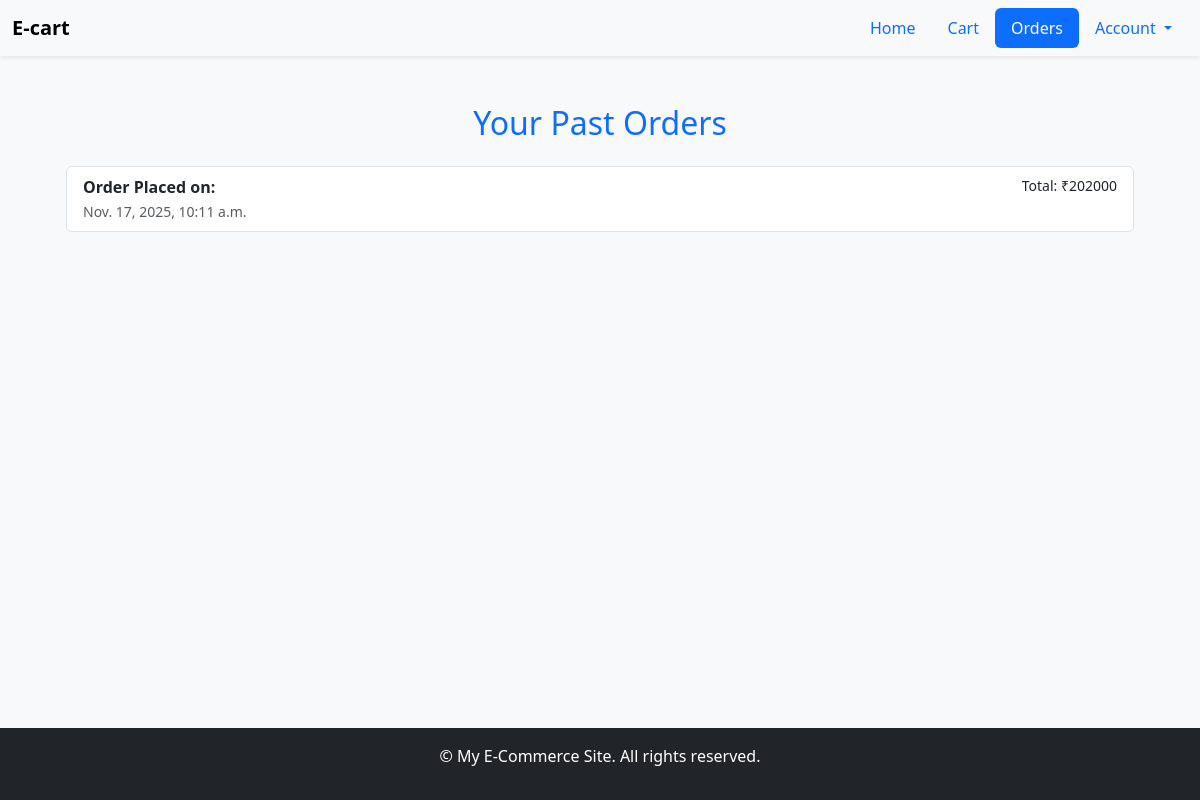
/order_list/ (signed in), run on an earlier commit of the app's database.
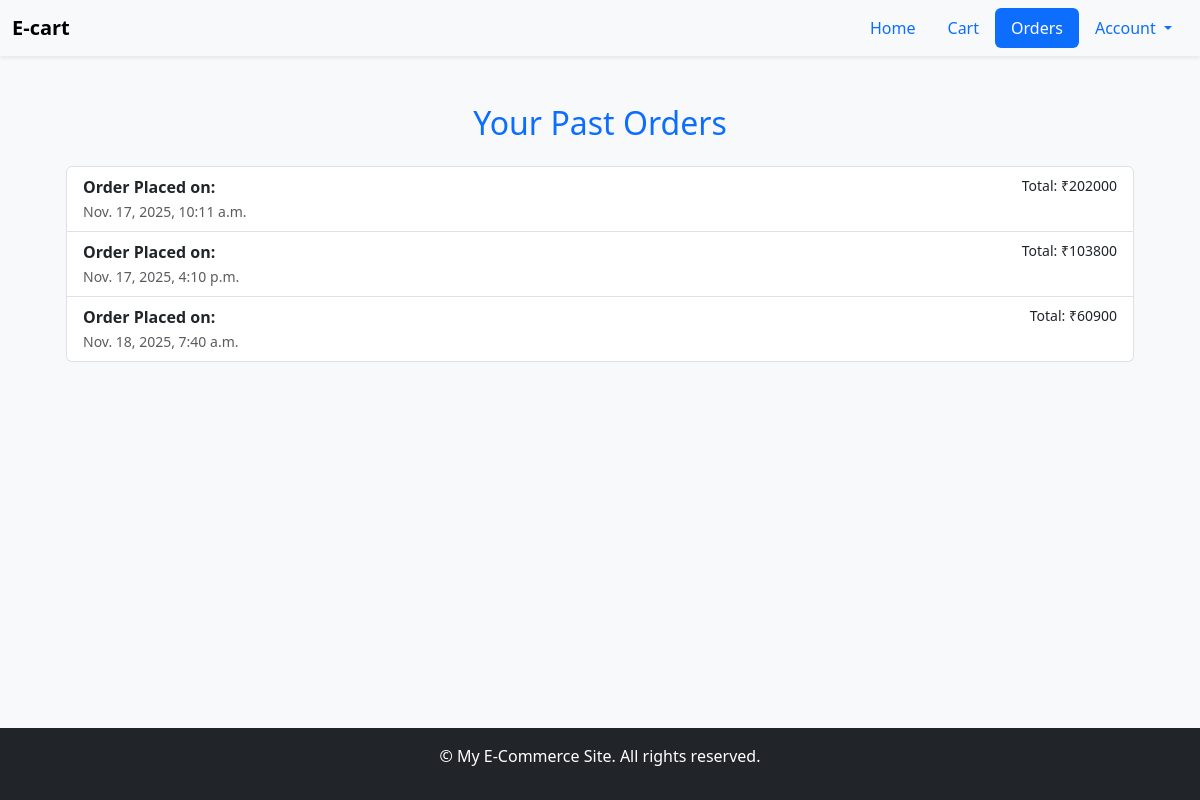
And on a later commit of the database.
### E_commerce_app/models.py (models this page shows, shortened)
class Order(models.Model):
    user = models.ForeignKey(User, on_delete=models.CASCADE, null=True, blank=True)
    total_price=models.PositiveIntegerField()
    created_at = models.DateTimeField(auto_now_add=True)

### E_commerce_app/views.py (the view)
# urls.py: path('order_list/', OrderDetailView.as_view(), name='order_list'),
class OrderDetailView(LoginRequiredMixin, DetailView):
    login_url = 'login'
    def get(self,request,order_id=None):
        cart_items = Cart.objects.filter(user=request.user)
        if order_id:
            order=get_object_or_404(Order,id=order_id,user=request.user)
            order_item = OrderItem.objects.filter(order=order)
            total = sum(item.product.price * item.quantity for item in order_item)
            order_details = []
            for item in order_item:
                order_details.append({
                    "item_name": item.product.name,
                    "quantity": item.quantity,
                    "price": item.price,
                    "total_price": item.price * item.quantity,
                })
            return render(request,'E_commerce_app/order_details.html',{
                'order':order,
                'order_items':order_details,
                'total':total,
            })
        else:
            orders = Order.objects.filter(user=request.user)
            return render(request, 'E_commerce_app/order_list.html', {
                'orders': orders
            })

### E_commerce_app/templates/E_commerce_app/order_list.html (shortened to what this page needs)
{% extends "E_commerce_app/base.html" %}
{% block content %}
  <div class="container mt-4">
    <h2 class="text-center text-primary  my-4">Your Past Orders</h2>
{% if orders %}
<div class="container">
    <div class="list-group">
        {% for order in orders %}
        <a href="{% url 'orderdetail' order.id %}"
           class="list-group-item list-group-item-action">
            <div class="d-flex justify-content-between">
                <strong>Order Placed on:  </strong>
                <small>Total: ₹{{ order.total_price }}</small>
            </div>
            <small class="text-muted">
            {{ order.created_at }}
            </small>
        </a>
        {% endfor %}
    </div>
</div>
{% else %}
<p class="text-center text-muted mt-5">You have no past orders.</p>
{% endif %}
  </div>
{% endblock %}

What changed in the data, as far as the page shows it:
added Order: total_price "103800", created_at "Nov. 17, 2025, 4:10 p.m."
added Order: total_price "60900", created_at "Nov. 18, 2025, 7:40 a.m."
